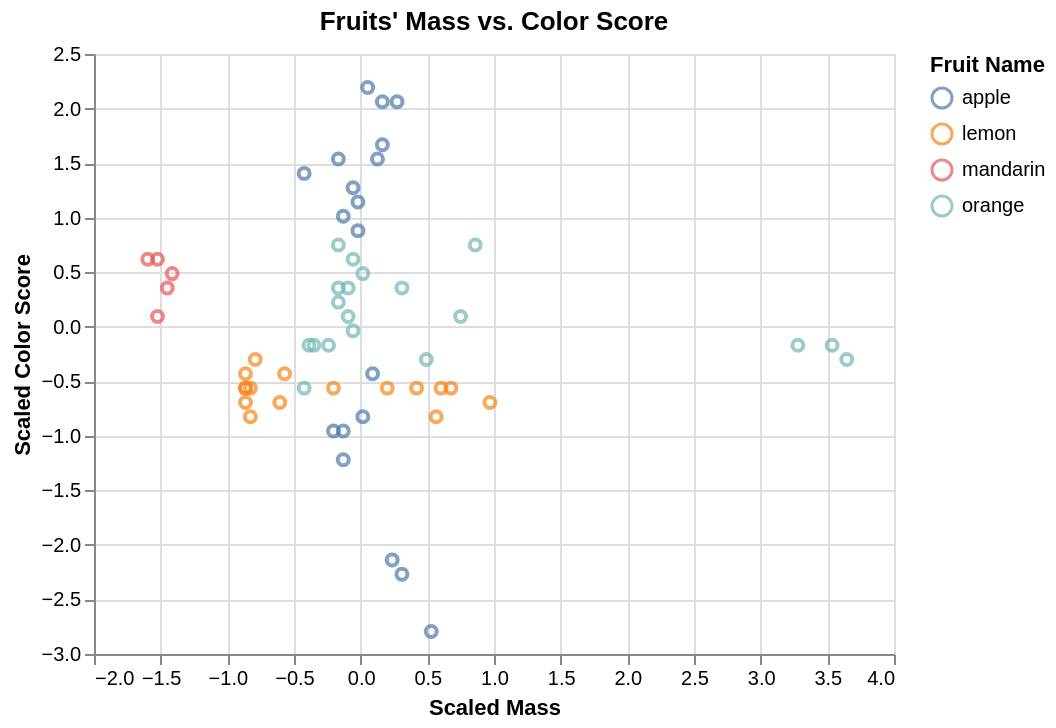

The code cell stored with this chart in its notebook:
### Markdown cell above
**Question 1.7**
<br> {points: 1}

Make a scatterplot of scaled mass on the horizontal axis and scaled color score on the vertical axis. Color the points by fruit name. 

*Assign your plot to an object called `fruit_plot`. Make sure to do all the things to make an effective visualization.*

### Code cell
fruit_plot = (
    alt.Chart(fruit_data_scaled)
    .mark_point() # opacity makes it into object
    .encode(
        x=alt.X('mass').title('Scaled Mass'),
        y=alt.Y('color_score').title('Scaled Color Score'),
        color=alt.Color('fruit_name').title('Fruit Name')
    )
    .properties(
        width=400,
        height=300,
        title="Fruits' Mass vs. Color Score"
    )
)

fruit_plot

### Figure 1 — Vega specification as saved in the notebook (floating-point values rounded to 4 significant figures)
{"$schema": "https://vega.github.io/schema/vega/v5.json", "data": [{"name": "source_0", "values": [{"color_score": -2.794, "fruit_name": "apple", "mass": 0.5294}, {"color_score": -2.269, "fruit_name": "apple", "mass": 0.3095}, {"color_score": -2.137, "fruit_name": "apple", "mass": 0.2361}, {"color_score": 0.4871, "fruit_name": "mandarin", "mass": -1.414}, {"color_score": 0.3559, "fruit_name": "mandarin", "mass": -1.45}, {"color_score": 0.09342, "fruit_name": "mandarin", "mass": -1.524}, {"color_score": 0.6183, "fruit_name": "mandarin", "mass": -1.524}, {"color_score": 0.6183, "fruit_name": "mandarin", "mass": -1.597}, {"color_score": 2.062, "fruit_name": "apple", "mass": 0.2728}, {"color_score": 1.668, "fruit_name": "apple", "mass": 0.1628}, {"color_score": 2.193, "fruit_name": "apple", "mass": 0.05282}, {"color_score": 2.062, "fruit_name": "apple", "mass": 0.1628}, {"color_score": 1.537, "fruit_name": "apple", "mass": -0.1672}, {"color_score": -0.8252, "fruit_name": "apple", "mass": 0.01616}, {"color_score": -0.9564, "fruit_name": "apple", "mass": -0.2038}, {"color_score": -0.9564, "fruit_name": "apple", "mass": -0.1305}, {"color_score": -1.219, "fruit_name": "apple", "mass": -0.1305}, {"color_score": -0.4315, "fruit_name": "apple", "mass": 0.08948}, {"color_score": 0.8808, "fruit_name": "apple", "mass": -0.02051}, {"color_score": 1.143, "fruit_name": "apple", "mass": -0.02051}, {"color_score": 1.274, "fruit_name": "apple", "mass": -0.05717}, {"color_score": 1.012, "fruit_name": "apple", "mass": -0.1305}, {"color_score": 1.406, "fruit_name": "apple", "mass": -0.4238}, {"color_score": 1.537, "fruit_name": "apple", "mass": 0.1261}, {"color_score": -0.169, "fruit_name": "orange", "mass": 3.279}, {"color_score": -0.169, "fruit_name": "orange", "mass": 3.536}, {"color_score": -0.3003, "fruit_name": "orange", "mass": 3.646}, {"color_score": 0.09342, "fruit_name": "orange", "mass": 0.7494}, {"color_score": -0.5627, "fruit_name": "orange", "mass": -0.4238}, {"color_score": 0.6183, "fruit_name": "orange", "mass": -0.05717}, {"color_score": 0.3559, "fruit_name": "orange", "mass": -0.09383}, {"color_score": 0.7496, "fruit_name": "orange", "mass": 0.8594}, {"color_score": 0.4871, "fruit_name": "orange", "mass": 0.01616}, {"color_score": -0.3003, "fruit_name": "orange", "mass": 0.4928}, {"color_score": -0.169, "fruit_name": "orange", "mass": -0.3871}, {"color_score": -0.169, "fruit_name": "orange", "mass": -0.2405}, {"color_score": -0.03781, "fruit_name": "orange", "mass": -0.05717}, {"color_score": 0.3559, "fruit_name": "orange", "mass": -0.1672}, {"color_score": 0.09342, "fruit_name": "orange", "mass": -0.09383}, {"color_score": -0.169, "fruit_name": "orange", "mass": -0.3505}, {"color_score": 0.2246, "fruit_name": "orange", "mass": -0.1672}, {"color_score": 0.3559, "fruit_name": "orange", "mass": 0.3095}, {"color_score": 0.7496, "fruit_name": "orange", "mass": -0.1672}, {"color_score": -0.8252, "fruit_name": "lemon", "mass": 0.5661}, {"color_score": -0.5627, "fruit_name": "lemon", "mass": 0.6761}, {"color_score": -0.5627, "fruit_name": "lemon", "mass": 0.4195}, {"color_score": -0.694, "fruit_name": "lemon", "mass": 0.9694}, {"color_score": -0.5627, "fruit_name": "lemon", "mass": 0.6028}, {"color_score": -0.5627, "fruit_name": "lemon", "mass": 0.1995}, {"color_score": -0.4315, "fruit_name": "lemon", "mass": -0.5705}, {"color_score": -0.694, "fruit_name": "lemon", "mass": -0.6071}, {"color_score": -0.5627, "fruit_name": "lemon", "mass": -0.8638}, {"color_score": -0.5627, "fruit_name": "lemon", "mass": -0.8271}, {"color_score": -0.3003, "fruit_name": "lemon", "mass": -0.7904}, {"color_score": -0.694, "fruit_name": "lemon", "mass": -0.8638}, {"color_score": -0.5627, "fruit_name": "lemon", "mass": -0.8638}, {"color_score": -0.4315, "fruit_name": "lemon", "mass": -0.8638}, {"color_score": -0.5627, "fruit_name": "lemon", "mass": -0.2038}, {"color_score": -0.8252, "fruit_name": "lemon", "mass": -0.8271}]}, {"name": "source_0_x_domain_mass", "values": [{"min": -1.597, "max": 3.646}]}, {"name": "source_0_y_domain_color_score", "values": [{"min": -2.794, "max": 2.193}]}, {"name": "source_0_color_domain_fruit_name", "values": [{"fruit_name": "apple"}, {"fruit_name": "mandarin"}, {"fruit_name": "orange"}, {"fruit_name": "lemon"}]}], "marks": [{"type": "symbol", "name": "marks", "from": {"data": "source_0"}, "encode": {"update": {"opacity": {"value": 0.7}, "fill": {"value": "transparent"}, "y": {"field": "color_score", "scale": "y"}, "stroke": {"field": "fruit_name", "scale": "color"}, "x": {"field": "mass", "scale": "x"}}}, "style": ["point"]}], "scales": [{"name": "x", "type": "linear", "domain": [{"signal": "(data(\"source_0_x_domain_mass\")[0] || {}).min"}, {"signal": "(data(\"source_0_x_domain_mass\")[0] || {}).max"}], "range": [0, {"signal": "width"}], "nice": true, "zero": true}, {"name": "y", "type": "linear", "domain": [{"signal": "(data(\"source_0_y_domain_color_score\")[0] || {}).min"}, {"signal": "(data(\"source_0_y_domain_color_score\")[0] || {}).max"}], "range": [{"signal": "height"}, 0], "nice": true, "zero": true}, {"name": "color", "type": "ordinal", "domain": {"data": "source_0_color_domain_fruit_name", "field": "fruit_name", "sort": true}, "range": "category"}], "axes": [{"scale": "x", "domain": false, "labels": false, "orient": "bottom", "maxExtent": 0, "aria": false, "gridScale": "y", "ticks": false, "zindex": 0, "grid": true, "tickCount": {"signal": "ceil(width/40)"}, "minExtent": 0}, {"scale": "y", "maxExtent": 0, "gridScale": "x", "orient": "left", "aria": false, "tickCount": {"signal": "ceil(height/40)"}, "zindex": 0, "minExtent": 0, "grid": true, "domain": false, "ticks": false, "labels": false}, {"scale": "x", "labelOverlap": true, "zindex": 0, "grid": false, "orient": "bottom", "labelFlush": true, "tickCount": {"signal": "ceil(width/40)"}, "title": "Scaled Mass"}, {"scale": "y", "tickCount": {"signal": "ceil(height/40)"}, "grid": false, "orient": "left", "title": "Scaled Color Score", "zindex": 0, "labelOverlap": true}], "title": {"text": "Fruits' Mass vs. Color Score", "frame": "group"}, "style": "cell", "legends": [{"title": "Fruit Name", "stroke": "color", "symbolType": "circle", "encode": {"symbols": {"update": {"fill": {"value": "transparent"}, "opacity": {"value": 0.7}}}}}], "height": 300, "background": "white", "padding": 5, "width": 400}
